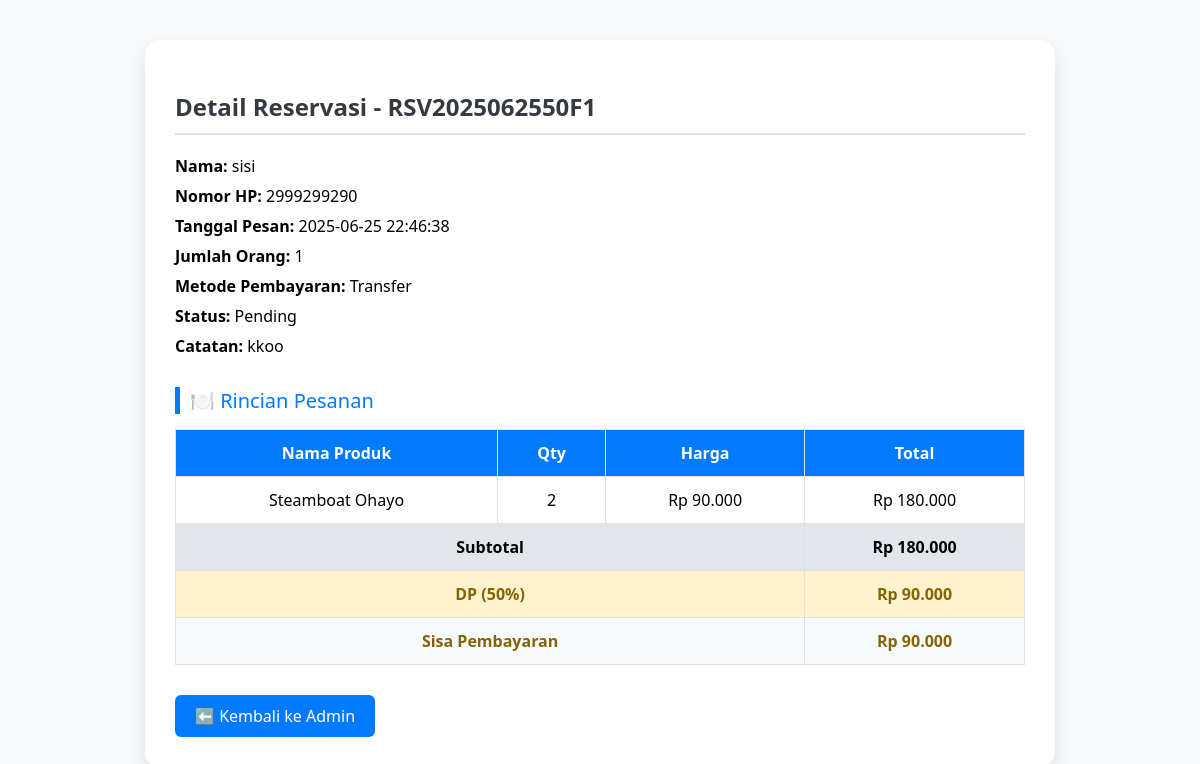
The app's page /detail_reservasi.php?id=5 with its own data.
### tables this page shows
CREATE TABLE `reservasi` (
  `id` int(11) NOT NULL,
  `order_id` varchar(20) NOT NULL,
  `nama_pelanggan` varchar(100) NOT NULL,
  `nomor_hp` varchar(15) NOT NULL,
  `tanggal_pesanan` datetime NOT NULL,
  `jumlah_orang` int(11) DEFAULT 1,
  `metode_pembayaran` varchar(20) NOT NULL,
  `tipe_pesanan` varchar(20) NOT NULL COMMENT 'Dine-In/Takeaway',
  `catatan` text DEFAULT NULL,
  `subtotal` decimal(12,2) NOT NULL,
  `pajak` decimal(12,2) NOT NULL,
  `dp` decimal(12,2) NOT NULL COMMENT 'Down Payment',
  `total_pembayaran` decimal(12,2) NOT NULL,
  `status` varchar(20) DEFAULT 'Menunggu Konfirmasi',
  `bukti_pembayaran` longtext DEFAULT NULL,
  `created_at` timestamp NOT NULL DEFAULT current_timestamp(),
  `updated_at` timestamp NOT NULL DEFAULT current_timestamp() ON UPDATE current_timestamp()
);

CREATE TABLE `reservasi_items` (
  `id` int(11) NOT NULL,
  `order_id` varchar(20) NOT NULL,
  `nama_produk` varchar(100) NOT NULL,
  `kuantitas` int(11) NOT NULL,
  `harga` decimal(12,2) NOT NULL,
  `total` decimal(12,2) NOT NULL,
  `created_at` timestamp NOT NULL DEFAULT current_timestamp()
);

### detail_reservasi.php (the view, shortened to what this page needs)
<?php
include 'koneksi.php';
$id = $_GET['id'];
$q = mysqli_query($conn, "SELECT * FROM reservasi WHERE id = '$id'");
$data = mysqli_fetch_assoc($q);
?>
<!DOCTYPE html>
<html>
<head>
</head>
<body>
  <div class="container">
    <h2>Detail Reservasi - <?= $data['order_id']; ?></h2>
    <p><strong>Nama:</strong> <?= $data['nama_pelanggan']; ?></p>
    <p><strong>Nomor HP:</strong> <?= $data['nomor_hp']; ?></p>
    <p><strong>Tanggal Pesan:</strong> <?= $data['tanggal_pesanan']; ?></p>
    <p><strong>Jumlah Orang:</strong> <?= $data['jumlah_orang']; ?></p>
    <p><strong>Metode Pembayaran:</strong> <?= $data['metode_pembayaran']; ?></p>
    <p><strong>Status:</strong> <?= $data['status']; ?></p>
    <p><strong>Catatan:</strong> <?= $data['catatan']; ?></p>
    <div class="section-title">🍽️ Rincian Pesanan</div>
    <table>
      <thead>
        <tr>
          <th>Nama Produk</th>
          <th>Qty</th>
          <th>Harga</th>
          <th>Total</th>
        </tr>
      </thead>
      <tbody>
        <?php
        $orderId = $data['order_id'];
        $queryItems = mysqli_query($conn, "SELECT * FROM reservasi_items WHERE order_id = '$orderId'");
        $grandTotal = 0;
        while ($item = mysqli_fetch_assoc($queryItems)) {
          echo "<tr>
                  <td>{$item['nama_produk']}</td>
                  <td>{$item['kuantitas']}</td>
                  <td>Rp " . number_format($item['harga'], 0, ',', '.') . "</td>
                  <td>Rp " . number_format($item['total'], 0, ',', '.') . "</td>
                </tr>";
          $grandTotal += $item['total'];
        }
        $dp = $grandTotal * 0.5;
        $sisa = $grandTotal - $dp;
        ?>
        <tr class="total-row">
          <td colspan="3">Subtotal</td>
          <td>Rp <?= number_format($grandTotal, 0, ',', '.'); ?></td>
        </tr>
        <tr class="highlight">
          <td colspan="3">DP (50%)</td>
          <td>Rp <?= number_format($dp, 0, ',', '.'); ?></td>
        </tr>
        <tr class="highlight">
          <td colspan="3">Sisa Pembayaran</td>
          <td>Rp <?= number_format($sisa, 0, ',', '.'); ?></td>
        </tr>
      </tbody>
    </table>
    <a href="admin.php" class="back-btn">⬅️ Kembali ke Admin</a>
  </div>
</body>
</html>

### detail_reservasi.php (style rules this page uses)
body { font-family: 'Segoe UI', sans-serif; background: #f8f9fa; margin: 0; padding: 40px; }
.container { max-width: 850px; background: #fff; margin: auto; padding: 30px; border-radius: 15px; box-shadow: 0 8px 20px rgba(0,0,0,0.1); }
h2 { color: #343a40; border-bottom: 2px solid #dee2e6; padding-bottom: 10px; margin-bottom: 20px; }
p { margin: 8px 0; font-size: 16px; }
.section-title { margin-top: 30px; font-size: 20px; color: #007bff; border-left: 5px solid #007bff; padding-left: 10px; }
table { width: 100%; border-collapse: collapse; margin-top: 15px; }
thead { background-color: #007bff; color: white; }
th, td { padding: 12px; border: 1px solid #dee2e6; text-align: center; }
tr:nth-child(even) { background-color: #f8f9fa; }
.total-row td { font-weight: bold; background-color: #e2e6ea; }
.highlight { font-weight: bold; background-color: #fff3cd; color: #856404; }
.back-btn { margin-top: 30px; display: inline-block; background: #007bff; color: white; padding: 10px 20px; border-radius: 6px; text-decoration: none; transition: 0.3s; }

### records on screen
reservasi: order "RSV2025062550F1", nama_pelanggan "sisi", nomor_hp "2999299290", tanggal_pesanan "2025-06-25 22:46:38", jumlah_orang "1", metode_pembayaran "Transfer", status "Pending", catatan "kkoo"
reservasi_items: nama_produk "Steamboat Ohayo", kuantitas "2", harga "90.000", total "180.000"

### other values on screen
$grandTotal "180.000"
$dp "90.000"
$sisa "90.000"
